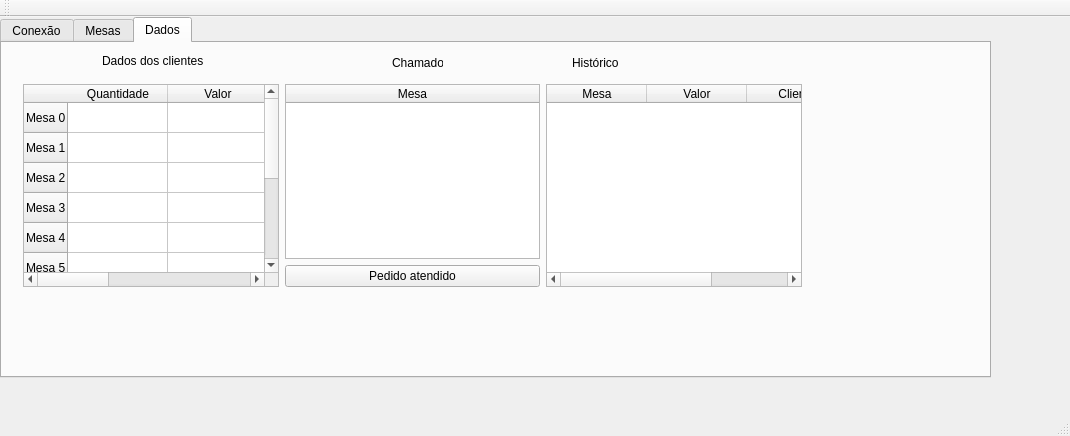
<?xml version="1.0" encoding="UTF-8"?>
<ui version="4.0">
 <class>MainWindow</class>
 <widget class="QMainWindow" name="MainWindow">
  <property name="geometry">
   <rect>
    <x>0</x>
    <y>0</y>
    <width>1070</width>
    <height>436</height>
   </rect>
  </property>
  <property name="windowTitle">
   <string>MainWindow</string>
  </property>
  <widget class="QWidget" name="centralWidget">
   <widget class="QTabWidget" name="tabWidget">
    <property name="geometry">
     <rect>
      <x>0</x>
      <y>0</y>
      <width>991</width>
      <height>361</height>
     </rect>
    </property>
    <property name="currentIndex">
     <number>2</number>
    </property>
    <widget class="QWidget" name="tab">
     <attribute name="title">
      <string>Conexão</string>
     </attribute>
     <widget class="QGroupBox" name="groupBox">
      <property name="geometry">
       <rect>
        <x>30</x>
        <y>30</y>
        <width>451</width>
        <height>231</height>
       </rect>
      </property>
      <property name="title">
       <string>Serial:</string>
      </property>
      <widget class="QWidget" name="layoutWidget">
       <property name="geometry">
        <rect>
         <x>10</x>
         <y>20</y>
         <width>271</width>
         <height>191</height>
        </rect>
       </property>
       <layout class="QVBoxLayout" name="verticalLayout_4">
        <item>
         <layout class="QVBoxLayout" name="verticalLayout_3">
          <item>
           <layout class="QHBoxLayout" name="horizontalLayout_8">
            <item>
             <widget class="QLabel" name="label_10">
              <property name="text">
               <string>Porta</string>
              </property>
             </widget>
            </item>
            <item>
             <widget class="QComboBox" name="comboBox_portas"/>
            </item>
           </layout>
          </item>
          <item>
           <layout class="QHBoxLayout" name="horizontalLayout_9">
            <item>
             <widget class="QLabel" name="label_11">
              <property name="text">
               <string>Velocidade:</string>
              </property>
             </widget>
            </item>
            <item>
             <widget class="QComboBox" name="comboBox_velocidade"/>
            </item>
           </layout>
          </item>
          <item>
           <layout class="QHBoxLayout" name="horizontalLayout_4">
            <item>
             <widget class="QPushButton" name="btn_conectar">
              <property name="text">
               <string>Abrir</string>
              </property>
              <property name="autoDefault">
               <bool>false</bool>
              </property>
              <property name="default">
               <bool>false</bool>
              </property>
              <property name="flat">
               <bool>false</bool>
              </property>
             </widget>
            </item>
            <item>
             <widget class="QPushButton" name="btn_desconectar">
              <property name="text">
               <string>Fechar</string>
              </property>
              <property name="autoDefault">
               <bool>false</bool>
              </property>
              <property name="default">
               <bool>false</bool>
              </property>
              <property name="flat">
               <bool>false</bool>
              </property>
             </widget>
            </item>
           </layout>
          </item>
         </layout>
        </item>
       </layout>
      </widget>
      <widget class="QLabel" name="lbl_status">
       <property name="geometry">
        <rect>
         <x>310</x>
         <y>90</y>
         <width>91</width>
         <height>31</height>
        </rect>
       </property>
       <property name="text">
        <string>Status:</string>
       </property>
      </widget>
     </widget>
    </widget>
    <widget class="QWidget" name="tab_register">
     <attribute name="title">
      <string>Mesas</string>
     </attribute>
     <widget class="QLabel" name="label_mesa01">
      <property name="geometry">
       <rect>
        <x>60</x>
        <y>40</y>
        <width>131</width>
        <height>141</height>
       </rect>
      </property>
      <property name="text">
       <string/>
      </property>
     </widget>
     <widget class="QLabel" name="label_combo">
      <property name="geometry">
       <rect>
        <x>130</x>
        <y>30</y>
        <width>31</width>
        <height>21</height>
       </rect>
      </property>
      <property name="text">
       <string>MESA:</string>
      </property>
     </widget>
     <widget class="QWidget" name="layoutWidget">
      <property name="geometry">
       <rect>
        <x>0</x>
        <y>260</y>
        <width>304</width>
        <height>58</height>
       </rect>
      </property>
      <layout class="QVBoxLayout" name="verticalLayout">
       <item>
        <layout class="QHBoxLayout" name="horizontalLayout_2">
         <item>
          <widget class="QPushButton" name="button_mesa01_ocupar">
           <property name="text">
            <string>OCUPAR</string>
           </property>
           <property name="autoDefault">
            <bool>false</bool>
           </property>
           <property name="default">
            <bool>false</bool>
           </property>
           <property name="flat">
            <bool>false</bool>
           </property>
          </widget>
         </item>
         <item>
          <widget class="QPushButton" name="button_mesa01_desocupar">
           <property name="text">
            <string>DESOCUPAR</string>
           </property>
          </widget>
         </item>
        </layout>
       </item>
       <item>
        <layout class="QHBoxLayout" name="horizontalLayout">
         <item>
          <widget class="QLabel" name="label">
           <property name="text">
            <string>  Pedido do cliente feito na chopeira:</string>
           </property>
          </widget>
         </item>
         <item>
          <widget class="QComboBox" name="comboBox_pedidos">
           <item>
            <property name="text">
             <string>1</string>
            </property>
           </item>
           <item>
            <property name="text">
             <string>2</string>
            </property>
           </item>
           <item>
            <property name="text">
             <string>3</string>
            </property>
           </item>
           <item>
            <property name="text">
             <string>4</string>
            </property>
           </item>
           <item>
            <property name="text">
             <string>5</string>
            </property>
           </item>
           <item>
            <property name="text">
             <string>6</string>
            </property>
           </item>
           <item>
            <property name="text">
             <string>7</string>
            </property>
           </item>
           <item>
            <property name="text">
             <string>8</string>
            </property>
           </item>
           <item>
            <property name="text">
             <string>9</string>
            </property>
           </item>
           <item>
            <property name="text">
             <string>10</string>
            </property>
           </item>
           <item>
            <property name="text">
             <string>11</string>
            </property>
           </item>
           <item>
            <property name="text">
             <string>12</string>
            </property>
           </item>
           <item>
            <property name="text">
             <string>13</string>
            </property>
           </item>
           <item>
            <property name="text">
             <string>14</string>
            </property>
           </item>
           <item>
            <property name="text">
             <string>15</string>
            </property>
           </item>
           <item>
            <property name="text">
             <string>16</string>
            </property>
           </item>
           <item>
            <property name="text">
             <string>17</string>
            </property>
           </item>
           <item>
            <property name="text">
             <string>18</string>
            </property>
           </item>
           <item>
            <property name="text">
             <string>19</string>
            </property>
           </item>
           <item>
            <property name="text">
             <string>20</string>
            </property>
           </item>
           <item>
            <property name="text">
             <string>21</string>
            </property>
           </item>
           <item>
            <property name="text">
             <string>22</string>
            </property>
           </item>
           <item>
            <property name="text">
             <string>23</string>
            </property>
           </item>
           <item>
            <property name="text">
             <string>24</string>
            </property>
           </item>
           <item>
            <property name="text">
             <string>25</string>
            </property>
           </item>
           <item>
            <property name="text">
             <string>26</string>
            </property>
           </item>
           <item>
            <property name="text">
             <string>27</string>
            </property>
           </item>
           <item>
            <property name="text">
             <string>28</string>
            </property>
           </item>
           <item>
            <property name="text">
             <string>29</string>
            </property>
           </item>
           <item>
            <property name="text">
             <string>30</string>
            </property>
           </item>
          </widget>
         </item>
         <item>
          <widget class="QPushButton" name="button_salvar">
           <property name="text">
            <string>SALVAR </string>
           </property>
          </widget>
         </item>
        </layout>
       </item>
      </layout>
     </widget>
     <widget class="QComboBox" name="comboBox_mesas">
      <property name="geometry">
       <rect>
        <x>170</x>
        <y>30</y>
        <width>38</width>
        <height>20</height>
       </rect>
      </property>
      <item>
       <property name="text">
        <string>0</string>
       </property>
      </item>
      <item>
       <property name="text">
        <string>1</string>
       </property>
      </item>
      <item>
       <property name="text">
        <string>2</string>
       </property>
      </item>
      <item>
       <property name="text">
        <string>3</string>
       </property>
      </item>
      <item>
       <property name="text">
        <string>4</string>
       </property>
      </item>
      <item>
       <property name="text">
        <string>5</string>
       </property>
      </item>
      <item>
       <property name="text">
        <string>6</string>
       </property>
      </item>
      <item>
       <property name="text">
        <string>7</string>
       </property>
      </item>
      <item>
       <property name="text">
        <string>8</string>
       </property>
      </item>
      <item>
       <property name="text">
        <string>9</string>
       </property>
      </item>
     </widget>
     <widget class="QWidget" name="layoutWidget">
      <property name="geometry">
       <rect>
        <x>350</x>
        <y>20</y>
        <width>361</width>
        <height>301</height>
       </rect>
      </property>
      <layout class="QHBoxLayout" name="horizontalLayout_7">
       <item>
        <layout class="QHBoxLayout" name="horizontalLayout_5">
         <item>
          <layout class="QVBoxLayout" name="verticalLayout_9">
           <item>
            <widget class="QLabel" name="label_25">
             <property name="text">
              <string>Mesa 0</string>
             </property>
            </widget>
           </item>
           <item>
            <widget class="QLabel" name="label_26">
             <property name="text">
              <string>Mesa 1</string>
             </property>
            </widget>
           </item>
           <item>
            <widget class="QLabel" name="label_27">
             <property name="text">
              <string>Mesa 2</string>
             </property>
            </widget>
           </item>
           <item>
            <widget class="QLabel" name="label_28">
             <property name="text">
              <string>Mesa 3</string>
             </property>
            </widget>
           </item>
           <item>
            <widget class="QLabel" name="label_29">
             <property name="text">
              <string>Mesa 4</string>
             </property>
            </widget>
           </item>
          </layout>
         </item>
         <item>
          <layout class="QVBoxLayout" name="verticalLayout_5">
           <item>
            <widget class="QLabel" name="label_0">
             <property name="text">
              <string/>
             </property>
            </widget>
           </item>
           <item>
            <widget class="QLabel" name="label_1">
             <property name="text">
              <string/>
             </property>
            </widget>
           </item>
           <item>
            <widget class="QLabel" name="label_2">
             <property name="text">
              <string/>
             </property>
            </widget>
           </item>
           <item>
            <widget class="QLabel" name="label_3">
             <property name="text">
              <string/>
             </property>
            </widget>
           </item>
           <item>
            <widget class="QLabel" name="label_4">
             <property name="text">
              <string/>
             </property>
            </widget>
           </item>
          </layout>
         </item>
        </layout>
       </item>
       <item>
        <layout class="QHBoxLayout" name="horizontalLayout_6">
         <item>
          <layout class="QVBoxLayout" name="verticalLayout_10">
           <item>
            <widget class="QLabel" name="label_30">
             <property name="text">
              <string>Mesa 5</string>
             </property>
            </widget>
           </item>
           <item>
            <widget class="QLabel" name="label_31">
             <property name="text">
              <string>Mesa 6</string>
             </property>
            </widget>
           </item>
           <item>
            <widget class="QLabel" name="label_32">
             <property name="text">
              <string>Mesa 7</string>
             </property>
            </widget>
           </item>
           <item>
            <widget class="QLabel" name="label_33">
             <property name="text">
              <string>Mesa 8</string>
             </property>
            </widget>
           </item>
           <item>
            <widget class="QLabel" name="label_34">
             <property name="text">
              <string>Mesa 9</string>
             </property>
            </widget>
           </item>
          </layout>
         </item>
         <item>
          <layout class="QVBoxLayout" name="verticalLayout_6">
           <item>
            <widget class="QLabel" name="label_5">
             <property name="text">
              <string/>
             </property>
            </widget>
           </item>
           <item>
            <widget class="QLabel" name="label_6">
             <property name="text">
              <string/>
             </property>
            </widget>
           </item>
           <item>
            <widget class="QLabel" name="label_7">
             <property name="text">
              <string/>
             </property>
            </widget>
           </item>
           <item>
            <widget class="QLabel" name="label_8">
             <property name="text">
              <string/>
             </property>
            </widget>
           </item>
           <item>
            <widget class="QLabel" name="label_9">
             <property name="text">
              <string/>
             </property>
            </widget>
           </item>
          </layout>
         </item>
        </layout>
       </item>
      </layout>
     </widget>
    </widget>
    <widget class="QWidget" name="tab_data">
     <attribute name="title">
      <string>Dados</string>
     </attribute>
     <widget class="QLabel" name="label_mesas_dados">
      <property name="geometry">
       <rect>
        <x>100</x>
        <y>10</y>
        <width>101</width>
        <height>16</height>
       </rect>
      </property>
      <property name="text">
       <string>Dados dos clientes</string>
      </property>
     </widget>
     <widget class="QLabel" name="label_chamados">
      <property name="geometry">
       <rect>
        <x>390</x>
        <y>10</y>
        <width>51</width>
        <height>20</height>
       </rect>
      </property>
      <property name="text">
       <string>Chamados</string>
      </property>
     </widget>
     <widget class="QLabel" name="label_chamados_2">
      <property name="geometry">
       <rect>
        <x>570</x>
        <y>10</y>
        <width>71</width>
        <height>20</height>
       </rect>
      </property>
      <property name="text">
       <string>Histórico</string>
      </property>
     </widget>
     <widget class="QWidget" name="layoutWidget">
      <property name="geometry">
       <rect>
        <x>10</x>
        <y>30</y>
        <width>801</width>
        <height>225</height>
       </rect>
      </property>
      <layout class="QHBoxLayout" name="horizontalLayout_3">
       <item>
        <widget class="QTableWidget" name="tbl_dados">
         <row>
          <property name="text">
           <string>Mesa 0</string>
          </property>
         </row>
         <row>
          <property name="text">
           <string>Mesa 1</string>
          </property>
         </row>
         <row>
          <property name="text">
           <string>Mesa 2</string>
          </property>
         </row>
         <row>
          <property name="text">
           <string>Mesa 3</string>
          </property>
         </row>
         <row>
          <property name="text">
           <string>Mesa 4</string>
          </property>
         </row>
         <row>
          <property name="text">
           <string>Mesa 5</string>
          </property>
         </row>
         <row>
          <property name="text">
           <string>Mesa 6</string>
          </property>
         </row>
         <row>
          <property name="text">
           <string>Mesa 7</string>
          </property>
         </row>
         <row>
          <property name="text">
           <string>Mesa 8</string>
          </property>
         </row>
         <row>
          <property name="text">
           <string>Mesa 9</string>
          </property>
         </row>
         <column>
          <property name="text">
           <string>Quantidade</string>
          </property>
         </column>
         <column>
          <property name="text">
           <string>Valor</string>
          </property>
         </column>
         <column>
          <property name="text">
           <string>Temp. Chop</string>
          </property>
         </column>
        </widget>
       </item>
       <item>
        <layout class="QVBoxLayout" name="verticalLayout_2">
         <item>
          <widget class="QTableWidget" name="tbl_chamadas">
           <attribute name="horizontalHeaderStretchLastSection">
            <bool>true</bool>
           </attribute>
           <column>
            <property name="text">
             <string>Mesa</string>
            </property>
           </column>
          </widget>
         </item>
         <item>
          <widget class="QPushButton" name="pushButton">
           <property name="text">
            <string>Pedido atendido</string>
           </property>
          </widget>
         </item>
        </layout>
       </item>
       <item>
        <widget class="QTableWidget" name="tbl_historico">
         <column>
          <property name="text">
           <string>Mesa</string>
          </property>
         </column>
         <column>
          <property name="text">
           <string>Valor</string>
          </property>
         </column>
         <column>
          <property name="text">
           <string>Cliente</string>
          </property>
         </column>
        </widget>
       </item>
      </layout>
     </widget>
    </widget>
   </widget>
  </widget>
  <widget class="QMenuBar" name="menuBar">
   <property name="geometry">
    <rect>
     <x>0</x>
     <y>0</y>
     <width>1070</width>
     <height>21</height>
    </rect>
   </property>
  </widget>
  <widget class="QToolBar" name="mainToolBar">
   <attribute name="toolBarArea">
    <enum>TopToolBarArea</enum>
   </attribute>
   <attribute name="toolBarBreak">
    <bool>false</bool>
   </attribute>
  </widget>
  <widget class="QStatusBar" name="statusBar"/>
 </widget>
 <layoutdefault spacing="6" margin="11"/>
 <resources/>
 <connections/>
</ui>
